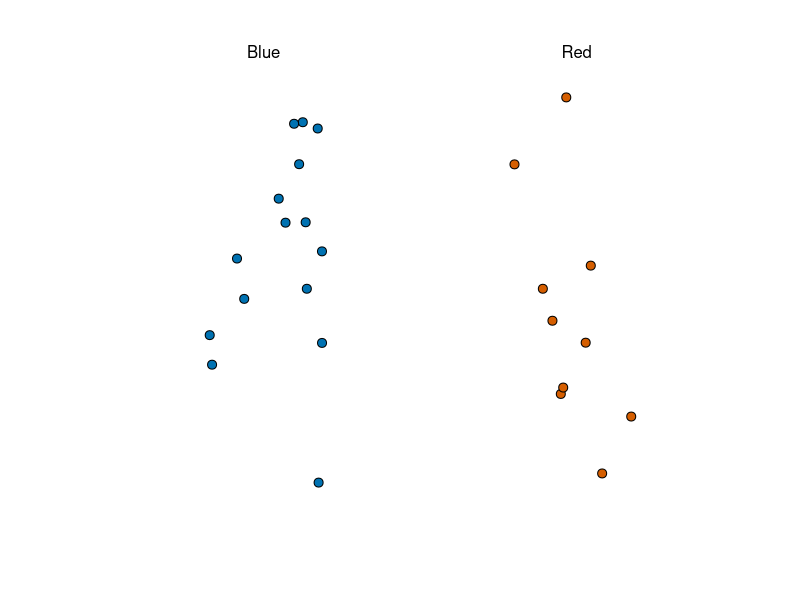

Source code (R): (Note: this script raises an error after producing the figure.)
## ---- chunk 1
library(tidyverse)
library(dslabs)
take_poll(25)
## ---- chunk 2
sqrt(p*(1 - p))/sqrt(1000)
#> [1] 0.0158

## ---- chunk 3
x_hat <- 0.48
se <- sqrt(x_hat*(1-x_hat)/25)
se
#> [1] 0.0999
## ---- chunk 4
pnorm(0.01/se) - pnorm(-0.01/se)
#> [1] 0.0797
## ---- chunk 5
1.96*se
#> [1] 0.196
## ---- chunk 6
pnorm(1.96) - pnorm(-1.96)
#> [1] 0.95

## ---- chunk 7
B <- 10000
N <- 1000
x_hat <- replicate(B, {
  x <- sample(c(0,1), size = N, replace = TRUE, prob = c(1-p, p))
  mean(x)
})
## ---- chunk 8
p <- 0.45
N <- 1000

x <- sample(c(0, 1), size = N, replace = TRUE, prob = c(1 - p, p))
x_hat <- mean(x)
## ---- chunk 9
B <- 10000
x_hat <- replicate(B, {
  x <- sample(c(0, 1), size = N, replace = TRUE, prob = c(1 - p, p))
  mean(x)
})
## ---- chunk 10
mean(x_hat)
#> [1] 0.45
sd(x_hat)
#> [1] 0.0158
## ---- chunk 11
p <- 0.45
N <- 1000
## ---- chunk 12
x <- sample(c(0, 1), size = N, replace = TRUE, prob = c(1-p, p))
x_hat <- mean(x)
se_hat <- sqrt(x_hat * (1 - x_hat) / N)
c(x_hat - 1.96 * se_hat, x_hat + 1.96 * se_hat)
#> [1] 0.422 0.484
## ---- chunk 13
x <- sample(c(0,1), size=N, replace=TRUE, prob=c(1-p, p))
x_hat <- mean(x)
se_hat <- sqrt(x_hat * (1 - x_hat) / N)
c(x_hat - 1.96 * se_hat, x_hat + 1.96 * se_hat)
#> [1] 0.451 0.513
## ---- chunk 14
pnorm(1.96) - pnorm(-1.96)
#> [1] 0.95
## ---- chunk 15
z <- qnorm(0.995)
z
#> [1] 2.58
## ---- chunk 16
pnorm(z) - pnorm(-z)
#> [1] 0.99
## ---- chunk 17
qnorm(0.975)
#> [1] 1.96
## ---- chunk 18
N <- 1000
B <- 10000
inside <- replicate(B, {
  x <- sample(c(0,1), size = N, replace = TRUE, prob = c(1-p, p))
  x_hat <- mean(x)
  se_hat <- sqrt(x_hat * (1 - x_hat) / N)
  between(p, x_hat - 1.96 * se_hat, x_hat + 1.96 * se_hat)
})
mean(inside)
#> [1] 0.948
## ---- chunk 19
N <- 100
z <- sqrt(N)*0.02/0.5
1 - (pnorm(z) - pnorm(-z))
#> [1] 0.689
## ---- chunk 20
N <- 25
x_hat <- 0.48
(2 * x_hat - 1) + c(-1.96, 1.96) * 2 * sqrt(x_hat * (1 - x_hat) / N)
#> [1] -0.432  0.352
## ---- chunk 21
library(tidyverse)
library(dslabs)
mu <- 0.039
Ns <- c(1298, 533, 1342, 897, 774, 254, 812, 324, 1291, 1056, 2172, 516)
p <- (mu + 1) / 2

polls <- map_df(Ns, function(N) {
  x <- sample(c(0, 1), size = N, replace = TRUE, prob = c(1 - p, p))
  x_hat <- mean(x)
  se_hat <- sqrt(x_hat * (1 - x_hat) / N)
  list(estimate = 2 * x_hat - 1, 
    low = 2*(x_hat - 1.96*se_hat) - 1, 
    high = 2*(x_hat + 1.96*se_hat) - 1,
    sample_size = N)
}) |> mutate(poll = seq_along(Ns))
## ---- chunk 22
sum(polls$sample_size)
#> [1] 11269
## ---- chunk 23
mu_hat <- polls |> 
  summarize(avg = sum(estimate*sample_size) / sum(sample_size)) |> 
  pull(avg)
## ---- chunk 24
library(dslabs)
polls <- polls_us_election_2016 |> 
  filter(state == "U.S." & enddate >= "2016-10-31" &
           (grade %in% c("A+","A","A-","B+") | is.na(grade)))
## ---- chunk 25
polls <- polls |> 
  mutate(spread = rawpoll_clinton/100 - rawpoll_trump/100)
## ---- chunk 26
mu_hat <- polls |> 
  summarize(mu_hat = sum(spread * samplesize) / sum(samplesize)) |> 
  pull(mu_hat)
## ---- chunk 27
p_hat <- (mu_hat + 1)/2 
moe <- 1.96 * 2 * sqrt(p_hat * (1 - p_hat) / sum(polls$samplesize))
moe
#> [1] 0.00662
## ---- chunk 28
polls |> ggplot(aes(spread)) + geom_histogram(color = "black", binwidth = .01)
## ---- chunk 29
polls |> group_by(pollster) |> summarize(n())
#> # A tibble: 15 × 2
#>   pollster                                                   `n()`
#>   <fct>                                                      <int>
#> 1 ABC News/Washington Post                                       7
#> 2 Angus Reid Global                                              1
#> 3 CBS News/New York Times                                        2
#> 4 Fox News/Anderson Robbins Research/Shaw & Company Research     2
#> 5 IBD/TIPP                                                       8
#> # ℹ 10 more rows
## ---- chunk 30
polls |> group_by(pollster) |> 
  filter(n() >= 6) |>
  summarize(se = 2 * sqrt(p_hat * (1 - p_hat) / median(samplesize)))
#> # A tibble: 5 × 2
#>   pollster                     se
#>   <fct>                     <dbl>
#> 1 ABC News/Washington Post 0.0265
#> 2 IBD/TIPP                 0.0333
#> 3 Ipsos                    0.0225
#> 4 The Times-Picayune/Lucid 0.0196
#> 5 USC Dornsife/LA Times    0.0183
## ---- chunk 31
one_poll_per_pollster <- polls |> group_by(pollster) |> 
  filter(enddate == max(enddate)) |>
  ungroup()
## ---- chunk 32
qplot(spread, data = one_poll_per_pollster, binwidth = 0.01)
#> Warning: `qplot()` was deprecated in ggplot2 3.4.0.
## ---- chunk 33
sd(one_poll_per_pollster$spread)
#> [1] 0.0242
## ---- chunk 34
results <- one_poll_per_pollster |> 
  summarize(avg = mean(spread), 
            se = sd(spread) / sqrt(length(spread))) |> 
  mutate(start = avg - 1.96 * se, 
         end = avg + 1.96 * se) 
round(results * 100, 1)
#>   avg  se start end
#> 1 2.9 0.6   1.7 4.1
## ---- chunk 35
one_poll_per_pollster |>
  ggplot(aes(sample = spread)) + stat_qq()
## ---- chunk 36
z <- qt(0.975,  nrow(one_poll_per_pollster) - 1)
one_poll_per_pollster |> 
  summarize(avg = mean(spread), moe = z*sd(spread)/sqrt(length(spread))) |> 
  mutate(start = avg - moe, end = avg + moe) 
#> # A tibble: 1 × 4
#>      avg    moe  start    end
#>    <dbl>  <dbl>  <dbl>  <dbl>
#> 1 0.0290 0.0134 0.0156 0.0424
## ---- chunk 37
qt(0.975, 14)
#> [1] 2.14
## ---- chunk 38
qnorm(0.975)
#> [1] 1.96
## ---- chunk 39
polls_us_election_2016 |>
  filter(state == "Wisconsin" &
           enddate >= "2016-10-31" & 
           (grade %in% c("A+", "A", "A-", "B+") | is.na(grade))) |>
  mutate(spread = rawpoll_clinton/100 - rawpoll_trump/100) |>
  mutate(state = as.character(state)) |>
  left_join(results_us_election_2016, by = "state") |>
  mutate(actual = clinton/100 - trump/100) |>
  summarize(actual = first(actual), avg = mean(spread), 
            sd = sd(spread), n = n()) |>
  select(actual, avg, sd, n)
#>   actual    avg     sd n
#> 1 -0.007 0.0711 0.0104 6
## ---- chunk 40
prev <- 0.00025
N <- 100000
outcome <- sample(c("Disease","Healthy"), N, replace = TRUE, 
                  prob = c(prev, 1 - prev))
## ---- chunk 41
N_D <- sum(outcome == "Disease")
N_D
#> [1] 23
N_H <- sum(outcome == "Healthy")
N_H
#> [1] 99977
## ---- chunk 42
accuracy <- 0.99
test <- vector("character", N)
test[outcome == "Disease"]  <- sample(c("+", "-"), N_D, replace = TRUE, 
                                    prob = c(accuracy, 1 - accuracy))
test[outcome == "Healthy"]  <- sample(c("-", "+"), N_H, replace = TRUE, 
                                    prob = c(accuracy, 1 - accuracy))
## ---- chunk 43
table(outcome, test)
#>          test
#> outcome       -     +
#>   Disease     0    23
#>   Healthy 99012   965
## ---- chunk 44
theta <- 0
tau <- 0.035
sigma <- results$se
x_bar <- results$avg
B <- sigma^2 / (sigma^2 + tau^2)

posterior_mean <- B*theta + (1 - B)*x_bar
posterior_se <- sqrt(1/(1/sigma^2 + 1/tau^2))

posterior_mean
#> [1] 0.0281
posterior_se
#> [1] 0.00615
## ---- chunk 45
posterior_mean + c(-1, 1) * qnorm(0.975) * posterior_se
#> [1] 0.0160 0.0401
## ---- chunk 46
1 - pnorm(0, posterior_mean, posterior_se)
#> [1] 1
